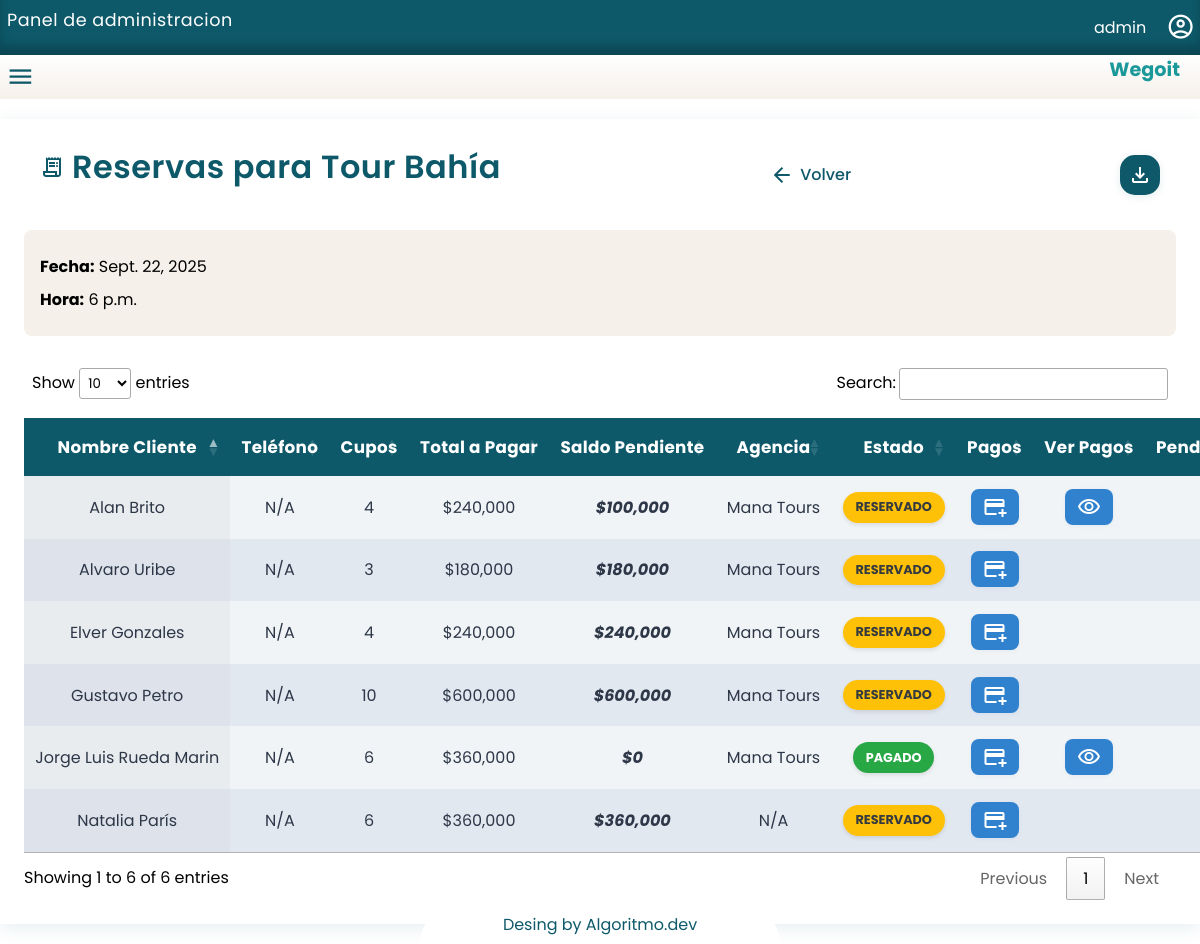
The app's page /schedules/2/reservations/ (signed in) with its own data.
### reservations/models.py (models this page shows, shortened)
class TourSchedule(models.Model):
    tour = models.ForeignKey(
        "Tour",
        on_delete=models.CASCADE,
        related_name="schedules",
        verbose_name="Tour"
    )
    date = models.DateField("Fecha")
    start_time = models.TimeField("Hora de inicio")
    capacity = models.PositiveIntegerField("Capacidad")
    opened = models.BooleanField("Abierto", default=True)
    class Meta:
        verbose_name = "Horario de tour"
        verbose_name_plural = "Horarios de tours"
        ordering = ["-date", "start_time"]
        unique_together = ("tour", "date", "start_time")

class Tour(models.Model):
    tour_name = models.CharField("Nombre del tour", max_length=255, unique=True)
    base_price = models.DecimalField("Precio base", max_digits=10, decimal_places=2)
    default_capacity = models.PositiveIntegerField("Capacidad por defecto")
    description = models.TextField("Descripción", blank=True, null=True)
    default_start_time = models.TimeField("Hora de inicio por defecto", null=True, blank=True)
    active = models.BooleanField("Activo", default=True)
    class Meta:
        verbose_name = "Tour"
        verbose_name_plural = "Tours"
        ordering = ["tour_name"]

class AuditModel(models.Model):
    created_at = models.DateTimeField(auto_now_add=True)   # fecha creación
    updated_at = models.DateTimeField(auto_now=True)       # fecha última actualización
    created_by = models.ForeignKey(
        settings.AUTH_USER_MODEL,
        related_name="%(class)s_created",
        on_delete=models.SET_NULL,
        null=True,
        blank=True
    )
    updated_by = models.ForeignKey(
        settings.AUTH_USER_MODEL,
        related_name="%(class)s_updated",
        on_delete=models.SET_NULL,
        null=True,
        blank=True
    )
    class Meta:
        abstract = True

class Reservation(AuditModel):
    schedule = models.ForeignKey(TourSchedule, on_delete=models.CASCADE, related_name="reservations")
    type_document = models.CharField(max_length=50, null=True, blank=True)
    costumer_document = models.IntegerField(null=True, blank=True)
    customer_name = models.CharField(max_length=255)
    customer_phone = models.CharField(max_length=20, blank=True, null=True)
    pax = models.IntegerField()
    total_to_pay = models.DecimalField(max_digits=10, decimal_places=2, default=0)
    expected_agency_payment = models.DecimalField(max_digits=10, decimal_places=2, default=0)
    expected_customer_payment = models.DecimalField(max_digits=10, decimal_places=2, default=0)
    agency = models.ForeignKey(Agency, on_delete=models.SET_NULL, null=True, blank=True)
    status = models.CharField(max_length=50, default="Reservado")
    @property
    def total_paid_via_agency(self): # Total a pagar por la agencia
        return sum(p.amount for p in self.payments.filter(source="agency"))
    @property
    def total_paid_direct(self):# Total a pagar por el cliente
        return sum(p.amount for p in self.payments.filter(source="customer"))
    @property
    def total_paid(self): # Total a pagar por la agencia y por el cliente
        return self.total_paid_via_agency + self.total_paid_direct
    @property
    def pending_agency_balance(self):
        return max(self.expected_agency_payment - self.total_paid_via_agency, 0)
    @property
    def pending_customer_balance(self):
        return max(self.expected_customer_payment - self.total_paid_direct, 0)
    @property
    def pending_balance(self):
        return self.pending_agency_balance + self.pending_customer_balance

class ReservationPayment(models.Model):
    PAYMENT_SOURCE_CHOICES = [
        ("agency", "Pagado a la Agencia"),
        ("customer", "Pagado directamente al Operador"),
    ]
    reservation = models.ForeignKey(
        Reservation,
        on_delete=models.CASCADE,
        related_name="payments"
    )
    source = models.CharField(max_length=20, choices=PAYMENT_SOURCE_CHOICES)
    amount = models.DecimalField(max_digits=10, decimal_places=2)
    payment_date = models.DateTimeField(auto_now_add=True)
    note = models.TextField(blank=True, null=True)

class Agency(models.Model):
    name = models.CharField(max_length=255)
    tax_id = models.CharField(max_length=20, blank=True, null=True)
    phone = models.CharField(max_length=50, blank=True, null=True)
    email = models.CharField(max_length=255, blank=True, null=True)
    def __str__(self):
        return self.name

### reservations/views.py (the view)
# urls.py: path("schedules/<int:schedule_id>/reservations/", views.reservation_list, name="reservation_list"),
@login_required
def reservation_list(request, schedule_id):
    schedule = get_object_or_404(TourSchedule, id=schedule_id)
    reservations = schedule.reservations.all()
    return render(request, "reservations/reservation_list.html", {"schedule": schedule, "reservations": reservations})

### reservations/templates/reservations/reservation_list.html (shortened to what this page needs)
{% extends "layouts/base.html" %}
{% load static %}
{% load humanize %}
{% block extra_css %}
<link rel="stylesheet" href="{% static 'assets/css/reservations.css' %}">
<link rel="stylesheet" href="{% static 'assets/css/payment_modal.css' %}">
{% endblock %}
{% block content %}
<div class="reservations-list-container">
    <div class="reservations-header">
        <h2 class="reservations-list-title">
            <span class="material-symbols-outlined">receipt_long</span>
            {% if general %}
                Listado General de Reservas
            {% else %}
                Reservas para {{ schedule.tour.tour_name }}
            {% endif %}
        </h2>
        {% if not general %}
        <a href="javascript:history.back()" class="btn-volver">
            <span class="material-symbols-outlined">arrow_back</span>
            Volver
        </a>
        <a href="{% url 'tours:export_schedule_reservations_xls' schedule.id %}" class="btn-exportar">
            <span class="material-symbols-outlined">download</span>
        </a>
        {% endif %}
    </div>
    {% if not general %}
        <div class="schedule-info">
            <p><strong>Fecha:</strong> {{ schedule.date }}</p>
            <p><strong>Hora:</strong> {{ schedule.start_time }}</p>
        </div>
    {% endif %}
    <table id="reservationTable" class="display responsive nowrap" style="width:100%">
        <thead>
            <tr>
                <th>Nombre Cliente</th>
                <th>Teléfono</th>
                <th>Cupos</th>
                <th>Total a Pagar</th>
                <th>Saldo Pendiente</th>
                <th>Agencia</th>
                <th>Estado</th>
                <th>Pagos</th>
                <th>Ver Pagos</th>
                <th>Pendiente Agencia</th>
            </tr>
        </thead>
        <tbody>
            {% for r in reservations %}
            <tr>
                <td>{{ r.customer_name }}</td>
                <td>{{ r.customer_phone|default:"N/A" }}</td>
                <td>{{ r.pax }}</td>
                <td>${{ r.total_to_pay|floatformat:0|intcomma }}</td>
                <td class="{% if r.pending_balance > 0 %}saldo-pendiente{% else %}saldo-pagado{% endif %}">
                    ${{ r.pending_balance|floatformat:0|intcomma }}
                </td>
                <td>{{ r.agency|default:"N/A" }}</td>
                <td>
                    <span class="status-badge {% if r.status == 'Reservado' and r.pending_balance > 0 %}status-pendiente{% else %}status-{{ r.status|lower }}{% endif %}">
                        {{ r.status }}
                    </span>
                </td>
                <td>
                    <button class="open-payment-modal" data-reservation="{{ r.id }}" title="Agregar Pago">
                        <span class="material-symbols-outlined">add_card</span>
                    </button>
                </td>
                <td>
                    {% if r.total_paid > 0 %}
                    <a href="{% url 'tours:reservation_payments_list' r.id %}" title="Ver Pagos">
                        <button class="btn-ver-pagos">
                            <span class="material-symbols-outlined">visibility</span>
                        </button>
                    </a>
                    {% endif %}
                </td>
                <td>${{ r.pending_agency_balance|floatformat:0|intcomma }}</td>
            </tr>
            {% endfor %}
        </tbody>
    </table>
</div>
{% endblock %}

### reservations/templates/includes/header.html (shortened to what this page needs)
<header>
    <div class="container1">
        <h2 class="reservations-list-title">Panel de administracion</h2>
        <div class="login-panel">
            <p>{{ request.user.username }}</p>
            <label class="login-panel-selector" for="">
                <span class="material-symbols-outlined">account_circle</span>
            </label>
        </div>
    </div>
    <div class="option-panel">
        <div class="nav-container">
            <label class="lateral-input" for="lateral-input">
                <span class="material-symbols-outlined">menu</span>
            </label>
        </div>
        <h2>Wegoit</h2>
    </div>
</header>

### reservations/static/assets/css/styles.css (style rules this page uses)
.login-panel { display: flex; flex-direction: column; align-items: center; justify-content: center; }
html, body { height: 100%; margin: 0; }
body { margin: 0; padding: 0; background: #ffffff; font-family: "poppins"; display: flex; flex-direction: column; min-height: 100vh; overflow: auto; }
:root { --azul-oscuro:#0D596A; --azul-marino:#1B9899; --botton-color:hsl(180, 70%, 35%); --light-gray:#F5F0E9; --placeholders-color:#1B9899; --background-admin:hsl(180, 70%, 35%); --border-bottom:4px solid #0D596A; }

### reservations/static/assets/css/admin.css (style rules this page uses)
:root { --azul-oscuro:#0D596A; --azul-marino:#1B9899; --botton-color:hsl(180, 70%, 35%); --light-gray:#F5F0E9; --placeholders-color:#1B9899; --background-admin:hsl(180, 70%, 35%,20%); --border-bottom:4px solid #0D596A; }
* { margin: 0; padding: 0; box-sizing: border-box; font-family: "poppins"; }
body { width: 100%; height: 100dvh; }
.container1 { width: 100%; display: flex; align-items: center; justify-content: space-between; background-color: var(--azul-oscuro); color: white; box-shadow: 0 -10px 10px rgba(0,0,0,0.2) inset; }
.container1 h2 { font-size: 1.1rem; padding: 7px; font-weight: normal; }
.login-panel { display: flex; gap: 10px; align-items: center; justify-content: center; flex-direction: row; }
.login-panel p { font-size: 1rem; }
.login-panel-selector { margin: 0; padding: 0; display: flex; align-items: center; gap: 6px; }
.login-panel-selector, .login-panel p { padding: 5px; }
.login-panel-selector span { font-size: 1.8rem; cursor: pointer; }
.lateral-input { display: flex; align-items: center; }
.lateral-input span { color: var(--azul-oscuro); font-size: 1.8rem; padding: 1.5px 6px; cursor: pointer; }
.option-panel { display: flex; align-items: center; justify-content: space-between; background: linear-gradient(to bottom, rgba(255, 255, 255, 1) 0%, var(--light-gray) 100%); color: var(--azul-marino); }
.option-panel h2 { font-size: 1.2rem; margin-right: 20px; }
html, body { height: 100%; margin: 0; }
body { display: flex; flex-direction: column; }
.reservations-header { display: flex; justify-content: space-between; align-items: center; margin-bottom: 1.5rem; padding: 0 1rem; width: 100%; }
.reservations-list-title { font-size: 2rem; font-family: 'Poppins', sans-serif; color: #0D596A; font-weight: 600; letter-spacing: 0.5px; display: flex; align-items: center; gap: 0.5rem; }
.container1 .reservations-list-title { color: white; }

### records on screen
TourSchedule: tour.tour_name "Tour Bahía", date "Sept. 22, 2025", start_time "6 p.m."
Reservation: customer_name "Jorge Luis Rueda Marin", customer_phone "N/A", pax "6", total_to_pay "360,000", pending_balance "0", agency "Mana Tours", status "PAGADO"
Reservation: customer_name "Alan Brito", customer_phone "N/A", pax "4", total_to_pay "240,000", pending_balance "100,000", agency "Mana Tours", status "RESERVADO"
Reservation: customer_name "Elver Gonzales", customer_phone "N/A", pax "4", total_to_pay "240,000", pending_balance "240,000", agency "Mana Tours", status "RESERVADO"
Reservation: customer_name "Natalia París", customer_phone "N/A", pax "6", total_to_pay "360,000", pending_balance "360,000", agency "N/A", status "RESERVADO"
Reservation: customer_name "Alvaro Uribe", customer_phone "N/A", pax "3", total_to_pay "180,000", pending_balance "180,000", agency "Mana Tours", status "RESERVADO"
Reservation: customer_name "Gustavo Petro", customer_phone "N/A", pax "10", total_to_pay "600,000", pending_balance "600,000", agency "Mana Tours", status "RESERVADO"

### other values on screen
{{ request.user.username }} "admin"
